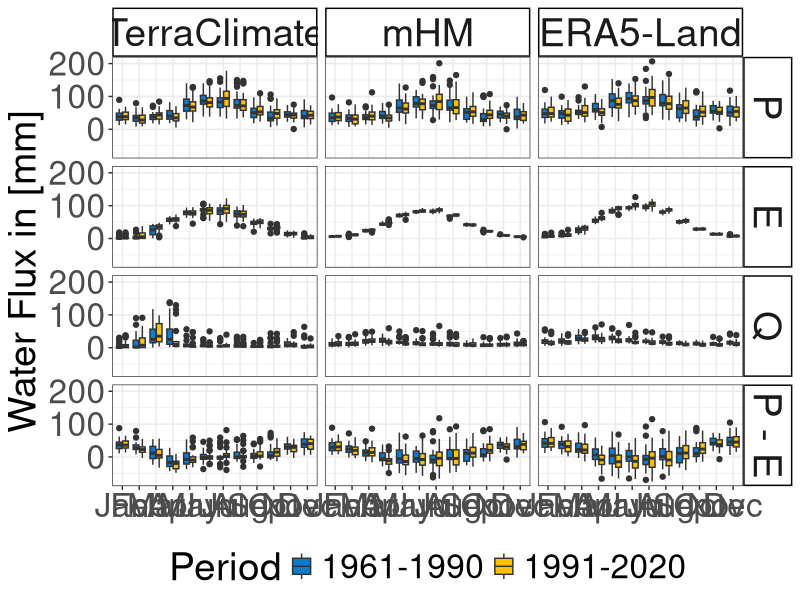

R code for this plot:
library(data.table)
library(ggplot2)
library(ggpubr)
###
# tp
###
era5 <- fread("data/tp/era5_tp_cropped_ts.csv")
era5$name <- "ERA5-Land"
mhm <- fread("data/tp/mhm_tp_cropped_ts.csv")
mhm$name <- "mHM"
terraclimate <- fread("data/tp/terraclimate_tp_mm_cropped_196101_202012_025_monthly_ts.csv")
terraclimate$type <- NULL
terraclimate$name <- "TerraClimate"

tp_all <- rbind(era5, mhm, terraclimate)
tp_all <- tp_all[year(date) <= 1990, period := "1961-1990"
                 ][year(date) > 1990, period := "1991-2020"]
# e
era5 <- fread("data/e/era5_e_cropped_ts.csv")
era5$name <- "ERA5-Land"
mhm <- fread("data/e/mhm_e_cropped_ts.csv")
mhm$name <- "mHM"
terraclimate <- fread("data/e/terraclimate_e_mm_cropped_196101_202012_025_monthly_ts.csv")
terraclimate$type <- NULL
terraclimate$name <- "TerraClimate"

e_all <- rbind(era5, mhm, terraclimate)
e_all <- e_all[year(date) <= 1990, period := "1961-1990"
               ][year(date) > 1990, period := "1991-2020"]
# q
era5 <- fread("data/ro/era5_ro_cropped_ts.csv")
era5$name <- "ERA5-Land"
mhm <- fread("data/ro/mhm_ro_cropped_ts.csv")
mhm$name <- "mHM"
terraclimate <- fread("data/ro/terraclimate_ro_mm_cropped_196101_202012_025_monthly_ts.csv")
terraclimate$type <- NULL
terraclimate$name <- "TerraClimate"

ro_all <- rbind(era5, mhm, terraclimate)
ro_all <- ro_all[year(date) <= 1990, period := "1961-1990"
                 ][year(date) > 1990, period := "1991-2020"]
# pme
pme_all <- merge(tp_all, e_all, by = c('date', 'name', 'period'))
pme_all <- pme_all[, value := value.x - value.y, by = .(date, name)
                   ][, .(date, value, name, period)]

data_all <- merge(tp_all, e_all, by = c('date', 'name', 'period')) %>%
  merge(ro_all, by = c('date', 'name', 'period')) %>%
  merge(pme_all, by = c('date', 'name', 'period'))
setnames(data_all, c('date', 'name', 'period', 'P', 'E', 'Q', 'P - E'))
data_all <- melt(data_all,c('date', 'name', 'period'))

data_all$name <- factor(data_all$name, levels = c('TerraClimate', 'mHM', 'ERA5-Land'))

p00 <- ggplot(data_all, aes(x = as.factor(month(date)), y = value, fill = period)) +
  geom_boxplot() +
  theme_bw() + 
  labs(x = NULL, y = 'Water Flux in [mm]', fill = "Period", title = NULL) +
  scale_fill_manual(values = c("#0C7BCD", "#FFC20A")) +
  scale_x_discrete(breaks = seq(1, 12), 
                   labels = c("Jan", "Feb", "Mar", "Apr", "May", "Jun", "Jul",
                              "Aug", "Sep", "Oct", "Nov", "Dec")) +
  facet_grid(variable ~ name) +
  theme(plot.title = element_text(size = 32),
        axis.text = element_text(size = 24), 
        axis.title = element_text(size = 28), 
        legend.text = element_text(size = 24), 
        legend.title = element_text(size = 28),
        strip.text = element_text(size = 28),
        strip.background = element_rect(fill = "white", color = "black", linewidth = 1),
        legend.position = 'bottom')

ggsave("fig05.pdf", p00, width = 8.15*3.1, height = 5.01*4, dpi = 600)
